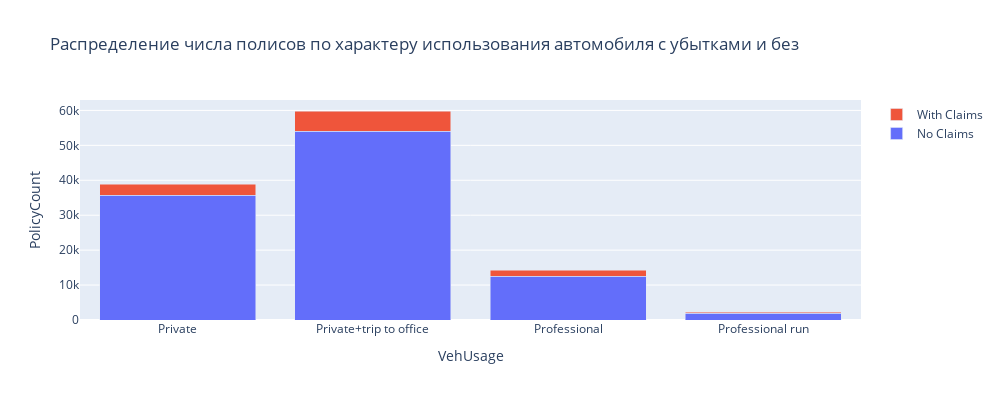

This figure's notebook cell:
### Code cell
fig = go.Figure(data=[go.Bar(name='No Claims', x=df_group_veh_usage.VehUsage, y=df_group_veh_usage.NoClaimCount),
                      go.Bar(name='With Claims', x=df_group_veh_usage.VehUsage, y=df_group_veh_usage.ClaimCount)])
fig.update_layout(barmode='stack', xaxis_title='VehUsage', yaxis_title='PolicyCount',title='Распределение числа полисов по характеру использования автомобиля с убытками и без', width=1000, height=400)
fig.show()

### Figure 1 — Plotly figure (JSON) as saved in the notebook; plotly's stock layout.template omitted (floating-point values rounded to 4 significant figures)
{"data": [{"name": "No Claims", "type": "bar", "x": ["Private", "Private+trip to office", "Professional", "Professional run"], "y": [35773, 54022, 12584, 1907]}, {"name": "With Claims", "type": "bar", "x": ["Private", "Private+trip to office", "Professional", "Professional run"], "y": [3066, 5812, 1718, 273]}], "layout": {"barmode": "stack", "height": 400, "title": {"text": "Распределение числа полисов по характеру использования автомобиля с убытками и без"}, "width": 1000, "xaxis": {"title": {"text": "VehUsage"}}, "yaxis": {"title": {"text": "PolicyCount"}}}}
